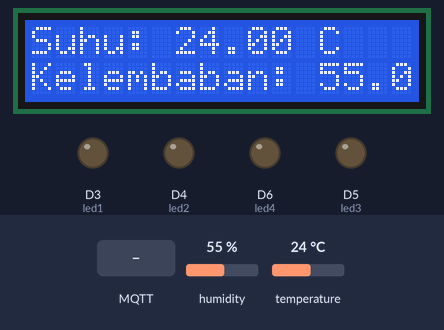
Bench run of a sketch on a simulated ESP8266 (NodeMCU). Parts: 16×2 character LCD, output pins drawn as LEDs (lit = HIGH). The inputs (shaded band) are chosen by the test bench; at power-on: humidity 55 %, temperature 24 °C. WiFi joins after 1.5 s; servers stay silent unless stated; no MQTT or app messages arrive unless stated; what the sketch prints to the serial monitor is not drawn.

Above: at 2.7 s.
2.8 s: MQTT message "D3=1" arrives on the first subscribed topic
At 4.0 s:
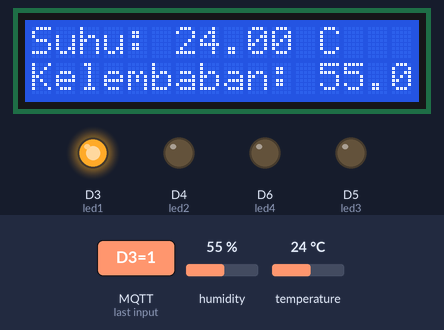
4.3 s: MQTT message "D4=1" arrives on the first subscribed topic
At 5.1 s:
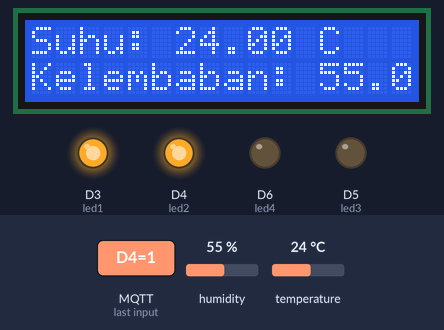
5.8 s: MQTT message "D3=0" arrives on the first subscribed topic
At 6.3 s:
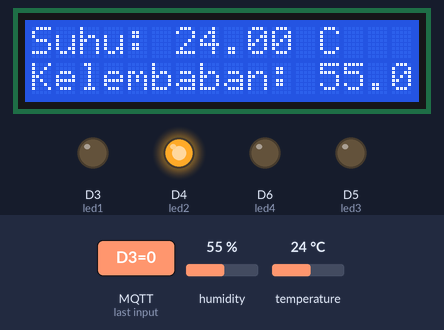
7.3 s: MQTT message "D5=1" arrives on the first subscribed topic
At 8.5 s:
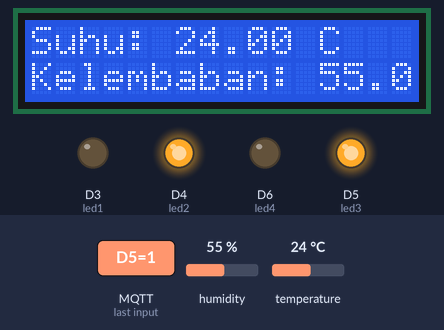
8.8 s: humidity set to 22 %
At 11.0 s:
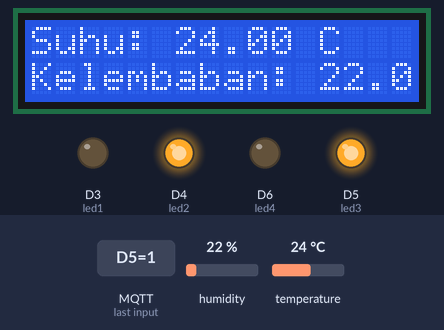
12.1 s: MQTT message "D4=0" arrives on the first subscribed topic
At 13.5 s:
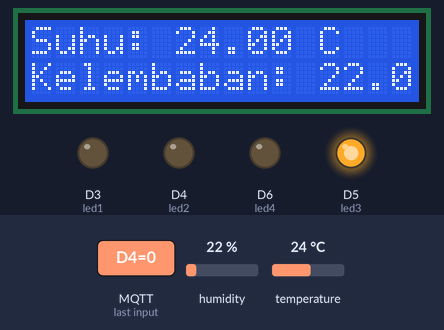
Timing chart, 0 to 14.6 s (numbered marks = the images above; inputs shaded):
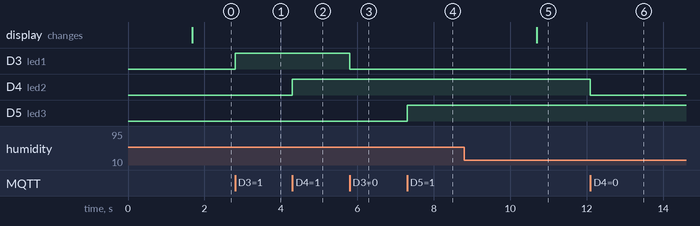

The sketch:

tugas_akhir.ino
```cpp
#include <ESP8266WiFi.h>

#include <PubSubClient.h>

#include <DHT.h>

#include <Wire.h>

#include <LiquidCrystal_I2C.h>


// Konfigurasi Wi-Fi dan MQTT

const char* ssid = "Rumahku";

const char* password = "BambangSuyanti92";

const char* mqtt_server = "usm.revolusi-it.com";

const char* mqtt_user = "usm";

const char* mqtt_password = "usmjaya24";

const char* mqtt_topic = "test/test";

const char* client_name = "G.231.21.0205";


// Konfigurasi sensor DHT

#define DHTPIN D7 // Pin yang terhubung ke sensor DHT

#define DHTTYPE DHT11 // Tipe sensor DHT (DHT11, DHT22, dll)

DHT dht(DHTPIN, DHTTYPE);


// Konfigurasi LCD

LiquidCrystal_I2C lcd(0x27, 16, 2); // Alamat I2C LCD 16x2


// Pin untuk LED

const int led1 = D3;

const int led2 = D4;

const int led3 = D5;

const int led4 = D6;


WiFiClient espClient;

PubSubClient client(espClient);


long lastMsg = 0;

char msg[100];


void setup() {

// Mulai komunikasi serial

Serial.begin(115200);

// Set pin LED sebagai output

pinMode(led1, OUTPUT);

pinMode(led2, OUTPUT);

pinMode(led3, OUTPUT);

pinMode(led4, OUTPUT);


// Inisialisasi sensor DHT

dht.begin();

// Inisialisasi LCD

Wire.begin(D1,D2); // aktivasi D1, D2 sebagai i2c

lcd.begin(16,2);

lcd.backlight();

// Koneksi ke Wi-Fi

setup_wifi();

// Konfigurasi server MQTT dan callback

client.setServer(mqtt_server, 1883);

client.setCallback(callback);

}


void setup_wifi() {

delay(10);

// Memulai koneksi ke Wi-Fi

Serial.println();

Serial.print("Connecting to ");

Serial.println(ssid);

WiFi.begin(ssid, password);

while (WiFi.status() != WL_CONNECTED) {

delay(500);

Serial.print(".");

}

Serial.println("");

Serial.println("WiFi connected");

Serial.println("IP address: ");

Serial.println(WiFi.localIP());

}


void callback(char* topic, byte* payload, unsigned int length) {

// Fungsi callback untuk menangani pesan MQTT yang diterima

Serial.print("Message arrived [");

Serial.print(topic);

Serial.print("] ");

String message;

for (int i = 0; i < length; i++) {

message += (char)payload[i];

}

Serial.println(message);

// Kontrol LED berdasarkan pesan yang diterima

if (message == "D3=1") {

digitalWrite(led1, HIGH);

} else if (message == "D3=0") {

digitalWrite(led1, LOW);

}

if (message == "D4=1") {

digitalWrite(led2, HIGH);

} else if (message == "D4=0") {

digitalWrite(led2, LOW);

}


if (message == "D5=1") {

digitalWrite(led3, HIGH);

} else if (message == "D5=0") {

digitalWrite(led3, LOW);

}

if (message == "D6=1") {

digitalWrite(led4, HIGH);

} else if (message == "D6=0") {

digitalWrite(led4, LOW);

}

if (message == "{\"nim\":\"G.231.21.0205\",\"D3\":1}") {

digitalWrite(led1, HIGH);

} else if (message == "{\"nim\":\"G.231.21.0205\",\"D3\":0}") {

digitalWrite(led1, LOW);

}

if (message == "{\"nim\":\"G.231.21.0205\",\"D4\":1}") {

digitalWrite(led2, HIGH);

} else if (message == "{\"nim\":\"G.231.21.0205\",\"D4\":0}") {

digitalWrite(led2, LOW);

}

if (message == "{\"nim\":\"G.231.21.0205\",\"D5\":1}") {

digitalWrite(led3, HIGH);

} else if (message == "{\"nim\":\"G.231.21.0205\",\"D5\":0}") {

digitalWrite(led3, LOW);

}

if (message == "{\"nim\":\"G.231.21.0205\",\"D6\":1}") {

digitalWrite(led4, HIGH);

} else if (message == "{\"nim\":\"G.231.21.0205\",\"D6\":0}") {

digitalWrite(led4, LOW);

}


}

void reconnect() {

// Loop sampai terkoneksi kembali ke server MQTT

while (!client.connected()) {

Serial.print("Attempting MQTT connection...");

// Coba koneksi ke server MQTT

if (client.connect(client_name, mqtt_user, mqtt_password)) {

Serial.println("connected");

// Berlangganan ke topik

client.subscribe(mqtt_topic);

} else {

Serial.print("failed, rc=");

Serial.print(client.state());

Serial.println(" try again in 5 seconds");

// Tunggu 5 detik sebelum mencoba kembali

delay(5000);

}

}

}


void loop() {

// Pastikan tetap terhubung ke server MQTT

if (!client.connected()) {

reconnect();

}

client.loop();

// Mengirim data suhu dan kelembaban setiap 1 detik

long now = millis();

if (now - lastMsg > 1000) {

lastMsg = now;

// Membaca suhu dan kelembaban dari sensor DHT

float h = dht.readHumidity();

float t = dht.readTemperature();

// Cek jika pembacaan gagal

if (isnan(h) || isnan(t)) {

Serial.println("Failed to read from DHT sensor!");

return;

}

// Membuat payload JSON

String payload = "{\"nim\":\"";

payload += client_name;

payload += "\",\"suhu\":";

payload += t;

payload += ",\"kelembaban\":";

payload += h;

payload += "}";

// Publish ke topik MQTT

payload.toCharArray(msg, 100);

client.publish(mqtt_topic, msg);

// Tampilkan di serial monitor

Serial.print("Published: ");

Serial.println(msg);

// Tampilkan di LCD

lcd.clear();

lcd.setCursor(0, 0);

lcd.print("Suhu: ");

lcd.print(t);

lcd.print(" C");

lcd.setCursor(0, 1);

lcd.print("Kelembaban: ");

lcd.print(h);

lcd.print(" %");

}

}
```

Measured:
- after the input at 2.8 s, D3 (led1): LOW → HIGH at once
- after the input at 4.3 s, D4 (led2): LOW → HIGH at once
- after the input at 5.8 s, D3 (led1): HIGH → LOW at once
- after the input at 7.3 s, D5 (led3): LOW → HIGH at once
- after the input at 8.8 s, the display: changes after 1.9 s (image 5)
- after the input at 12.1 s, D4 (led2): HIGH → LOW at once
